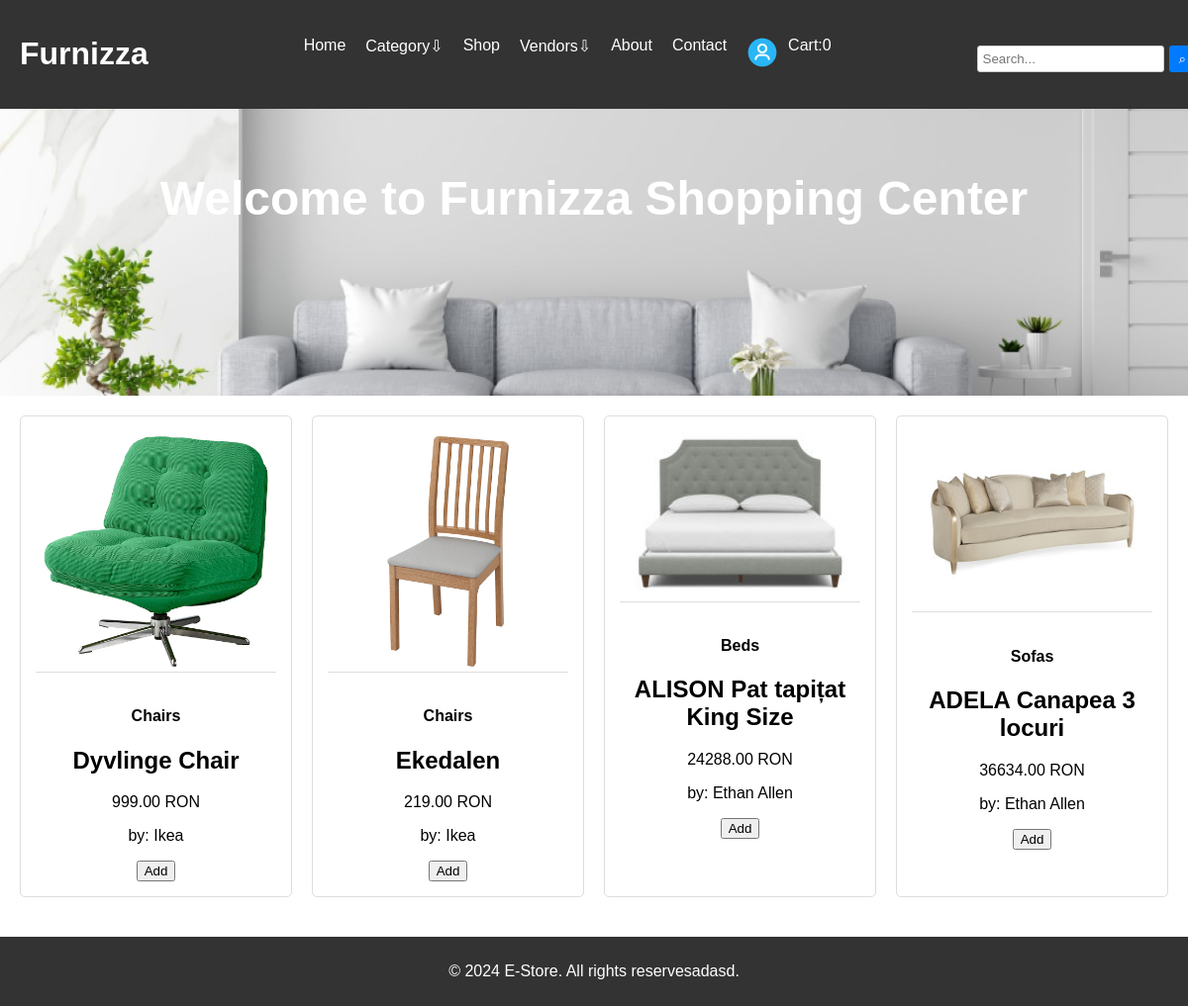
Before: /home/ with the older database file.
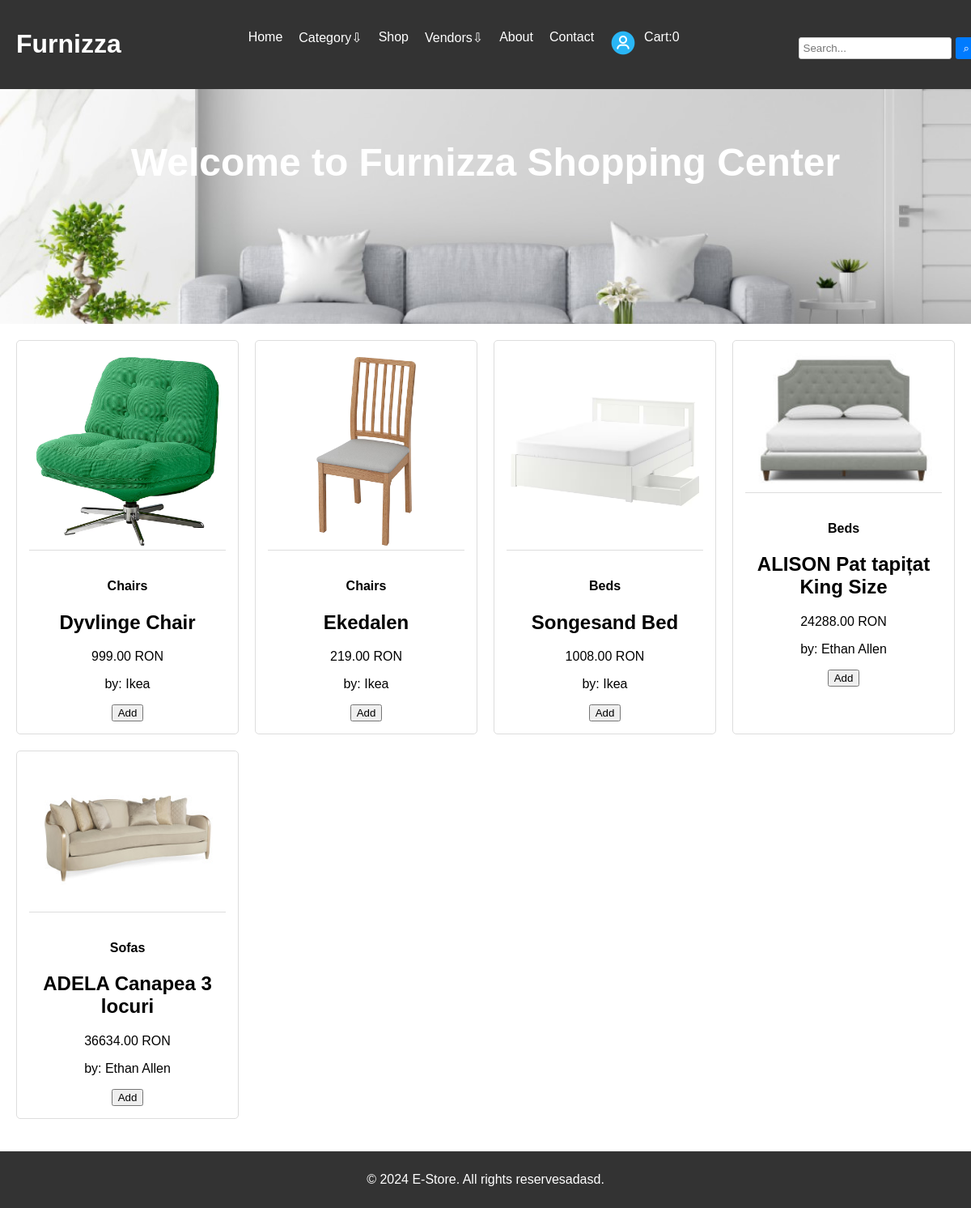
After: the same page with the newer database file.
### core/models.py (models this page shows, shortened)
class Product(models.Model):
    prodid = ShortUUIDField(unique=True, length = 10, max_length = 20, prefix= "prod", alphabet= "abcdefghijklmn123456789")
    user = models.ForeignKey(User, on_delete = models.SET_NULL,null=True)
    category = models.ForeignKey(Category, on_delete = models.SET_NULL,null=True, related_name="category")
    vendor = models.ForeignKey(Vendor, on_delete = models.SET_NULL,null=True, related_name="product")
    title = models.CharField(max_length=75, default="Furniture product")
    image = models.ImageField(upload_to="user_directory_path", default="product.jpg")
    description = models.TextField(null=True, blank=True, default="This is the product!")
    price = models.DecimalField(max_digits=9999999999999,decimal_places=2,default="20.99")
    old_price = models.DecimalField(max_digits=9999999999999,decimal_places=2,default="24.99")
    specifications = models.TextField(null=True, blank=True)
    product_status = models.CharField(choices= STATUS, max_length=10, default="in_review")
    status = models.BooleanField(default=True)
    in_stock = models.BooleanField(default=True)
    featured = models.BooleanField(default=False)
    sku = ShortUUIDField(unique=True, length = 4, max_length = 10, prefix= "sku", alphabet= "1234567890")
    date = models.DateTimeField(auto_now_add=True)
    updated = models.DateTimeField(null=True, blank=True)
    class Meta:
        verbose_name_plural = "Products"

class Category(models.Model):
    categoryid = ShortUUIDField(unique=True, length = 10, max_length = 20, prefix= "cat", alphabet= "abcdefghijklmn123456789")
    title = models.CharField(max_length=75, default="Furniture")
    image = models.ImageField(upload_to="category", default="furniture.jpg")
    class Meta:
        verbose_name_plural = "Categories"

class Vendor(models.Model):
    vendorid = ShortUUIDField(unique=True, length = 10, max_length = 20, prefix= "ven", alphabet= "abcdefghijklmn123456789")
    title = models.CharField(max_length=75, default= "Ikea")
    image = models.ImageField(upload_to="user_directory_path",default="vendor.jpg")
    description = models.TextField(null=True, blank=True, default="I am an amazing seller")
    address = models.CharField(max_length=100, default= "Dorobantilor 81, Cluj")
    contact = models.CharField(max_length=100, default= "+40 740 543 123")
    ChatRespTime =models.CharField(max_length=100, default= "100")
    shippingOnTime= models.CharField(max_length=100, default= "100")
    rating = models.CharField(max_length=100, default= "100")
    user = models.ForeignKey(User, on_delete = models.SET_NULL,null=True) # models.CASCADE
    date = models.DateTimeField(auto_now_add=True, null=True,blank=True)
    class Meta:
        verbose_name_plural = "Vendors"

### core/views.py (the view)
# urls.py: path("home/",index,name="index"),
def index(request):
   products = Product.objects.filter(product_status = "published")
   context = {
      "products" : products
   }
   return render(request, "core/index.html", context)

### core/context_processor.py (called while the page is built)
def default(request):
    categories = Category.objects.all()
    vendors = Vendor.objects.all()
    address = None
    if request.user.is_authenticated:
        try:
            address = Address.objects.get(user=request.user)
        except Address.DoesNotExist:
            address = None
    min_max_price = Product.objects.aggregate(Min("price"), Max("price"))
    return {
        'categories' : categories,
        'vendors' : vendors,
        'address' : address,
        'min_max_price' : min_max_price,
    }

### templates/core/index.html (shortened to what this page needs)
{% load static %}
<!DOCTYPE html>
<html lang="en">
<head>
</head>
<body>
    {% include 'core/header.html' %}
    <section class="hero" style="background: url('{% static 'assets/imgs/background2.jpg' %}') no-repeat center center/cover;">
        <h1>Welcome to Furnizza Shopping Center</h1>
    </section>
    <section class="product-container">
        {% for p in products %}
        <div class="product-card">
            <img src="{{p.image.url}}" alt="">
            <h4>{{p.category.title}}</h4>
            <h2>{{p.title}}</h2>
            <span>{{p.price}} RON</span>
            <p>by: {{p.vendor.title}}</p>
            <div>
            <button class = "add add-to-cart-btn" data-index="{{ p.id }}" id = "add-to-cart-btn">Add</a>
            </div>
        </div>
        {% endfor %}
    </section>
    <footer class="footer">
        <p>&copy; 2024 E-Store. All rights reservesadasd.</p>
    </footer>
</body>
</html>

Changed rows visible on the page:
now on this page (row edited): Product: image (picture), category "Beds", title "Songesand Bed", price "1008.00", vendor "Ikea"
